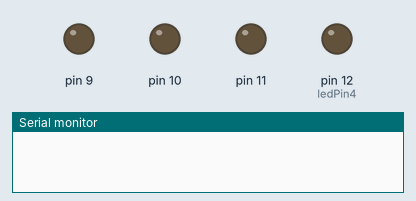
This sketch was run on a simulated Arduino Uno, built with avr-gcc and run on an emulated ATmega328P. On the bench: output pins drawn as LEDs (lit = HIGH), the last lines printed to the serial monitor.

Above: at 0.1 s.
At 3.1 s:
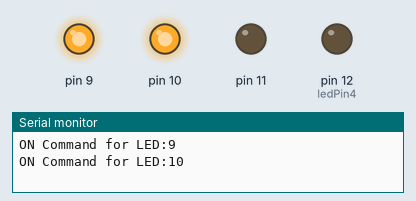
At 7.1 s:
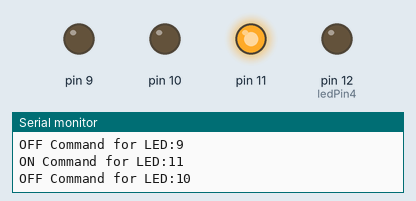
At 15.1 s:
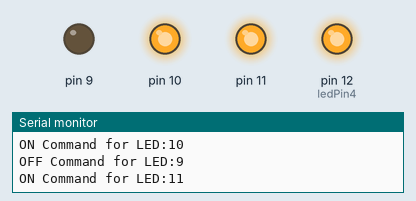
At 25.1 s:
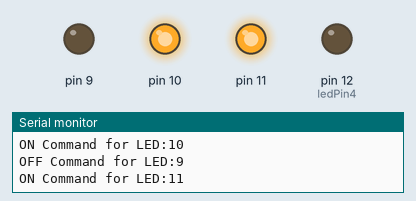
At 38.1 s:
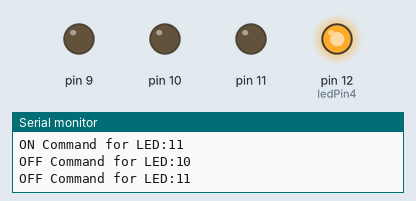
Timing chart, 0 to 39.6 s (numbered marks = the images above):
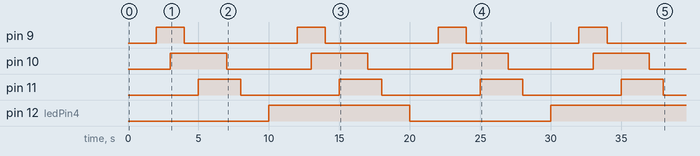

The sketch:

3LEDsLong.ino
```cpp
#include "Arduino.h"
/*3LEDs_same_cycle_time_Functions
*
* The program has the start time each cycle that the LEDs going on and off is timed from.
Uses functions to simplify the code.
The 2nd red LED changes state at the beginning of the cycle.
The red, green, and yellow LEDs are started independently from the a delay from the start
of the cycle. They are each on for a certain amount of time, then turn off.
*/
unsigned long cycleStartMillis = millis(); // gives last time the cycle started
long cycleLength = 10000;                  // how long each cycle is
unsigned long currentMillis = millis();
int ledPin4 = 12;    // the number of the 2nd red LED pin
int ledState4 = LOW; // ledState used to set the LED
int ledState1 = LOW; // ledState used to set the LED
int ledState2 = LOW; // ledState used to set the LED
int ledState3 = LOW; // ledState used to set the LED
void setup()
{
  // set the digital pin as output:-
  pinMode(9, OUTPUT);
  pinMode(10, OUTPUT);
  pinMode(11, OUTPUT);
  pinMode(12, OUTPUT);
  Serial.begin(9600);
}
//LED On Function:
int onLED(int ledPin, int ledState, long ledOnDelay, long ledOnTime) // arguments passed here from the function calls
{
  if ((ledState == LOW) && (currentMillis - cycleStartMillis >= ledOnDelay) &&
      (currentMillis - cycleStartMillis <= ledOnDelay + ledOnTime))
  {
    ledState = HIGH;
    digitalWrite(ledPin, ledState); // turn on the LED
    Serial.print("ON Command for LED:");
    Serial.println(ledPin);
  }
  //CAN PUT ELSE IF HERE WITH OFF LOGIC
  return ledState; //HIGH is the ledState returned back to the Function call
}
//LED Off Function:
int offLED(int ledPin, int ledState, long ledOnDelay, long ledOnTime)
{
  if ((ledState == HIGH) && (currentMillis - cycleStartMillis > ledOnDelay + ledOnTime))
  {
    ledState = LOW;
    digitalWrite(ledPin, ledState); // turn off the LED
    Serial.print("OFF Command for LED:");
    Serial.println(ledPin);
    //Serial.println("LED OFF Command");
  }
  return ledState;
}
void loop()
{
  // get the current time and put in currentMillis
  currentMillis = millis();
  if (currentMillis - cycleStartMillis >= cycleLength)
  {
    cycleStartMillis = currentMillis; // Reset the cycle start time to the current time
    if (ledState4 == LOW)
    {
      ledState4 = HIGH;
      digitalWrite(ledPin4, ledState4); // change the state of the 2nd red LED; cycle length indicator
      Serial.println("Start of Cycle - LED4 high");
    }
    else
    {
      ledState4 = LOW;
      digitalWrite(ledPin4, ledState4); // change the state of the 2nd red LED; cycle length indicator
      Serial.println("Start of Cycle - LED4 low");
    }
  }
  ledState1 = onLED(9, ledState1, 2000, 2000);
  ledState2 = onLED(10, ledState2, 3000, 4000);
  ledState3 = onLED(11, ledState3, 5000, 3000);
  ledState1 = offLED(9, ledState1, 2000, 2000);
  ledState2 = offLED(10, ledState2, 3000, 4000);
  ledState3 = offLED(11, ledState3, 5000, 3000);
} // void loop bracket
```

Measured:
- by itself, pin 9: alternates HIGH for 2.0 s and LOW for 8.0 s
- by itself, pin 10: alternates HIGH for 4.0 s and LOW for 6.0 s
- by itself, pin 11: alternates HIGH for 3.0 s and LOW for 7.0 s
- by itself, pin 12 (ledPin4): LOW → HIGH at 10.0 s, → LOW 10.0 s later, → HIGH 10.0 s later
